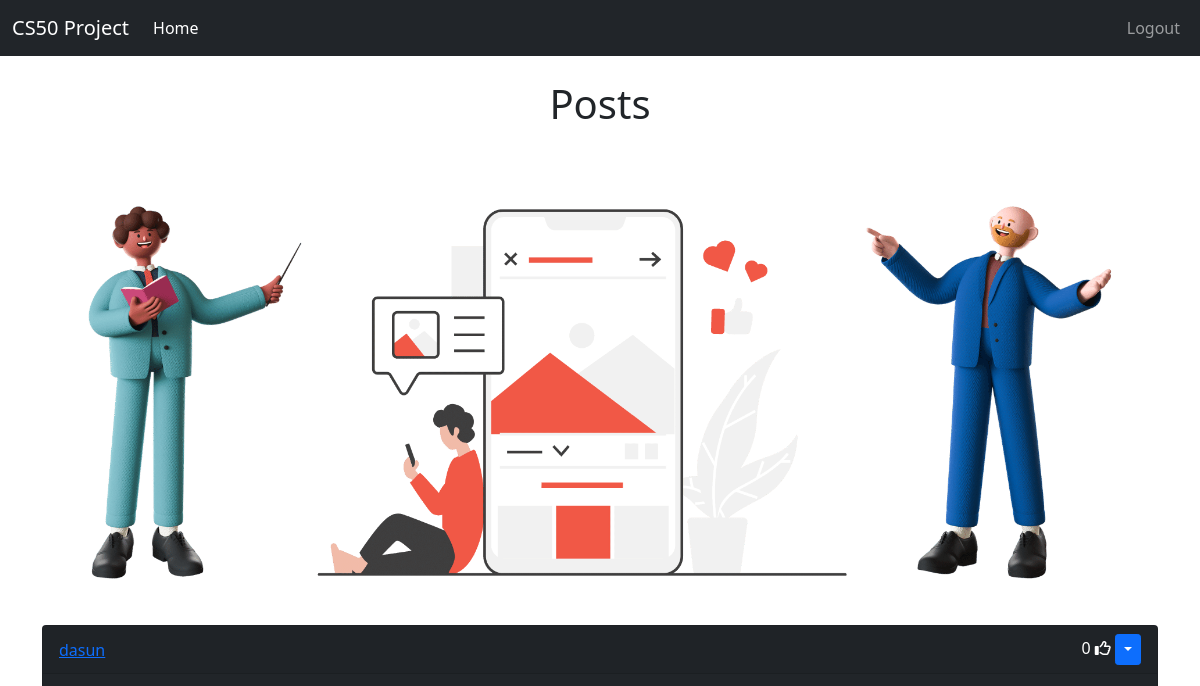
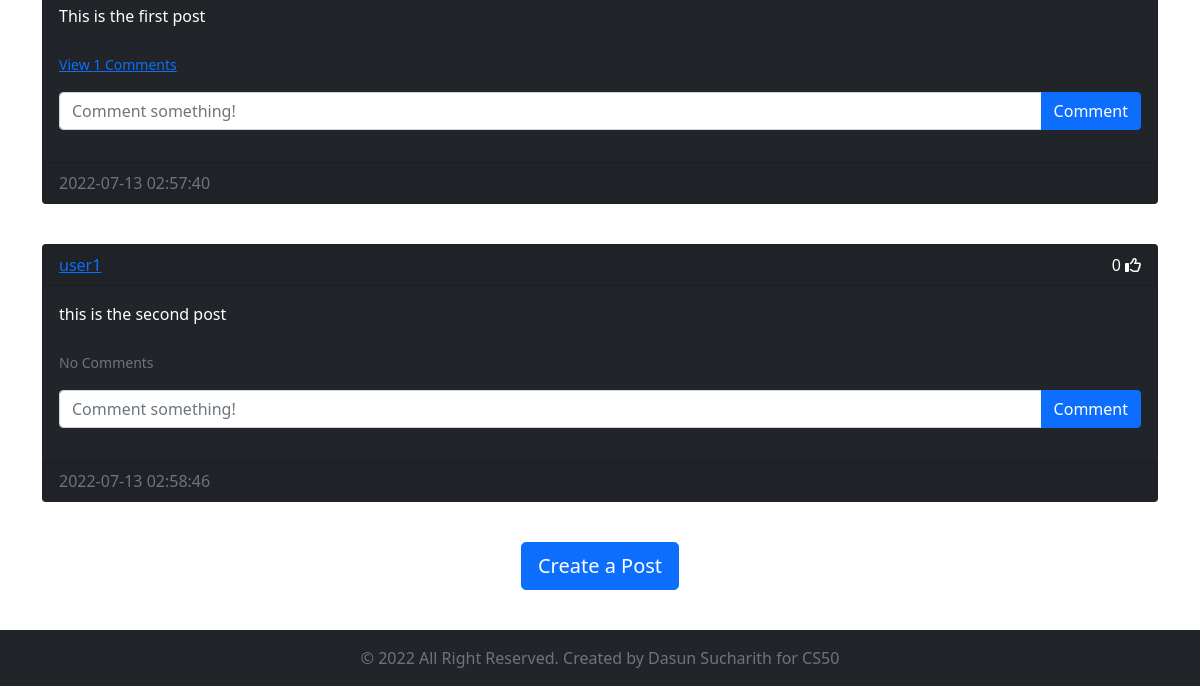
The page /home (signed in) on the database as committed earlier (2 pictures, top to bottom).
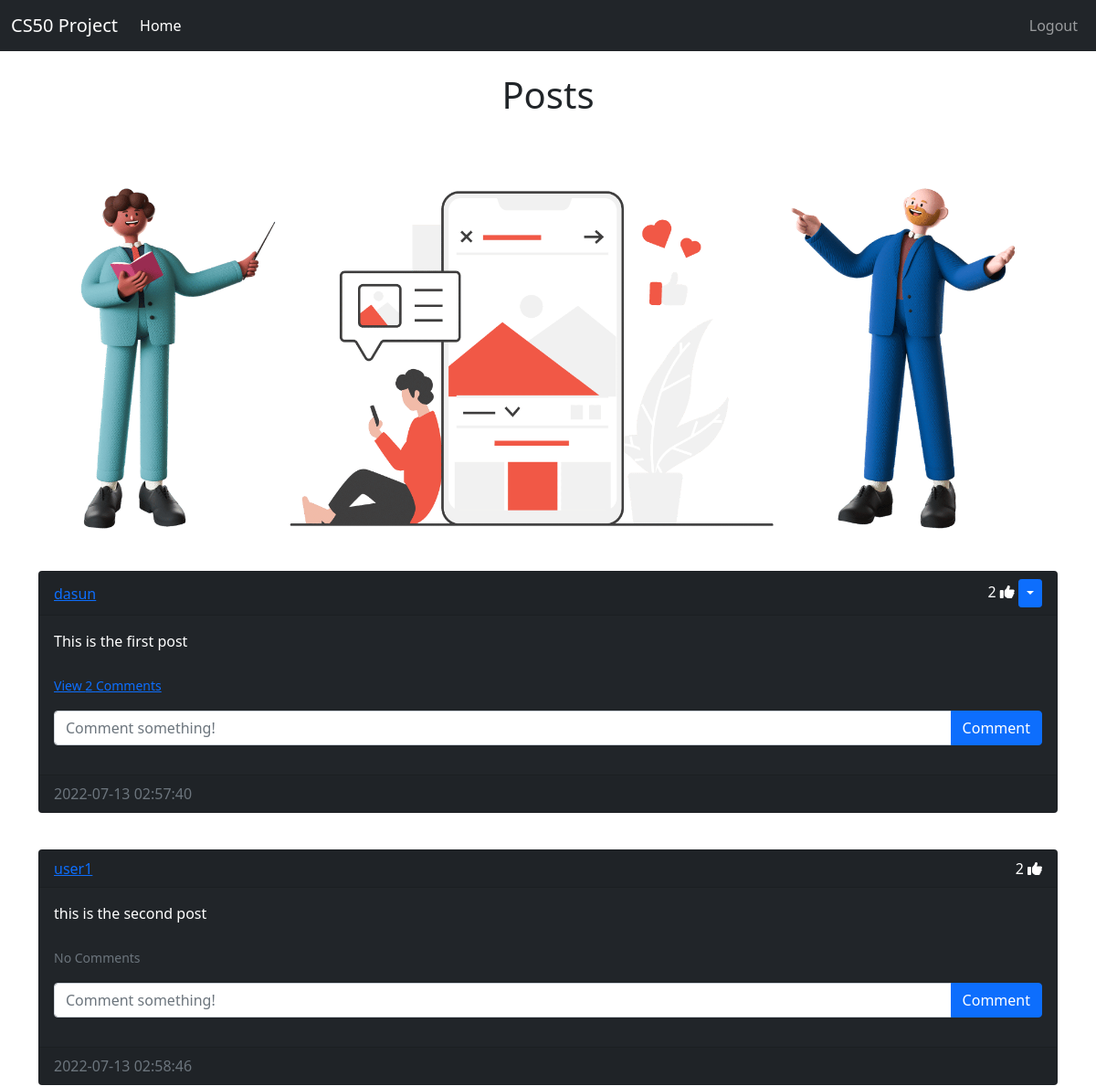
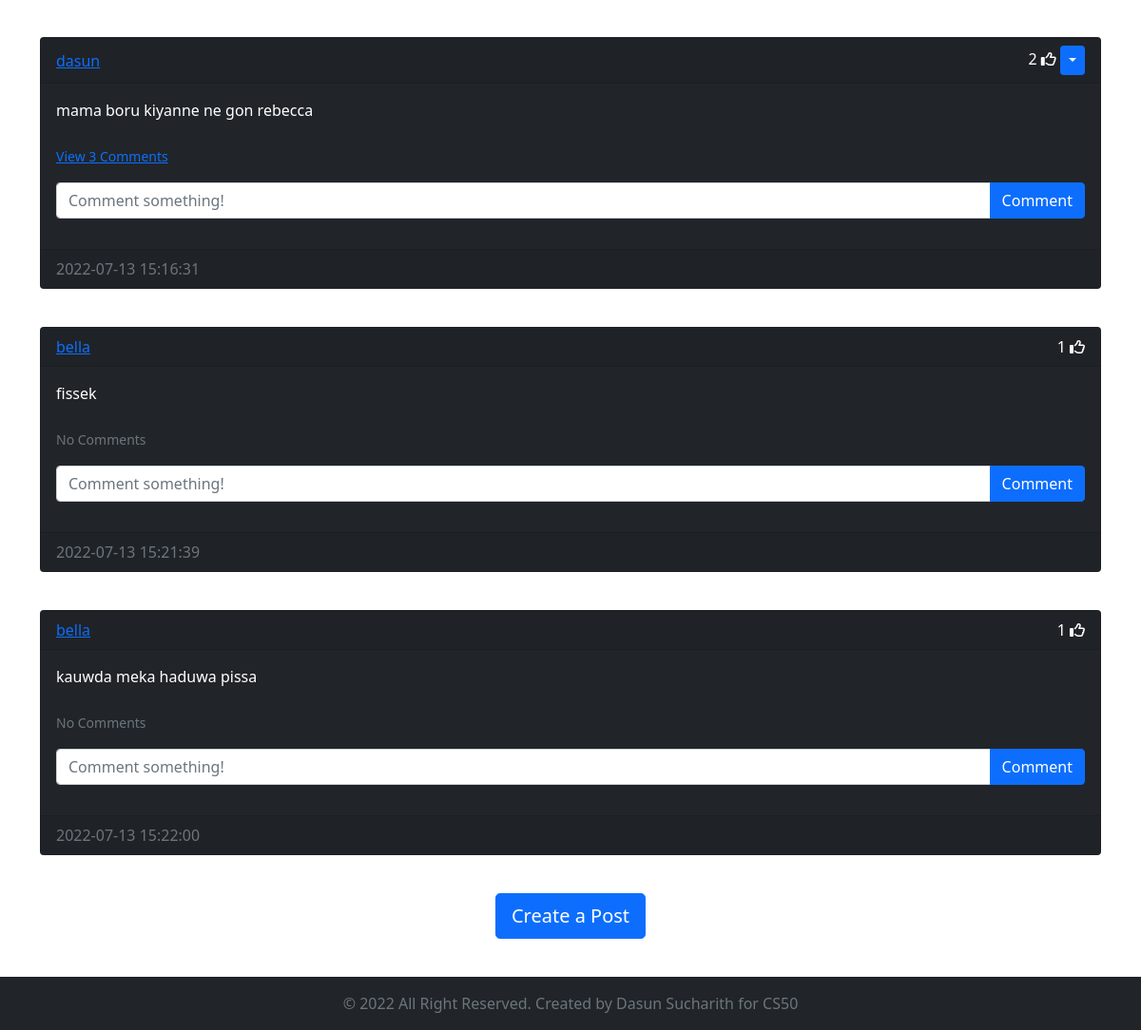
The same page on the database as committed later (2 pictures, top to bottom).
### website/models.py (models this page shows)
class Post(db.Model):
    id = db.Column(db.Integer, primary_key=True)
    text = db.Column(db.Text, nullable=False)
    date_created = db.Column(db.DateTime(timezone=True), default=func.now())
    author = db.Column(db.Integer, db.ForeignKey(
        'user.id', ondelete='CASCADE'), nullable=False)
    comments = db.relationship('Comment', backref='post', passive_deletes=True)
    likes = db.relationship('Like', backref='post', passive_deletes=True)

class User(db.Model, UserMixin):
    id = db.Column(db.Integer, primary_key=True)
    email = db.Column(db.String(150), unique=True)
    username = db.Column(db.String(150), unique=True)
    password = db.Column(db.String(150))
    date_created = db.Column(db.DateTime(timezone=True), default=func.now())
    posts = db.relationship('Post', backref='user', passive_deletes=True)
    comments = db.relationship('Comment', backref='user', passive_deletes=True)
    likes = db.relationship('Like', backref='user', passive_deletes=True)

### website/views.py (the view)
@views.route('/')
@views.route('/home')
@login_required
def home():
    posts = Post.query.all()
    return render_template('home.html', user=current_user, posts=posts)

### website/__init__.py (called while the page is built)
def create_app():
    app = Flask(__name__)
    app.config['SECRET_KEY'] = "slviki.org"
    app.config['SQLALCHEMY_DATABASE_URI'] = f'sqlite:///{DB_NAME}'
    app.config['SQLALCHEMY_TRACK_MODIFICATIONS'] = False
    db.init_app(app)
    from .views import views
    from .auth import auth
    app.register_blueprint(views, url_prefix="/")
    app.register_blueprint(auth, url_prefix="/")
    from .models import User, Post, Comment, Like
    create_database(app)
    login_manager = LoginManager()
    login_manager.login_view = 'auth.login'
    login_manager.init_app(app)
    @login_manager.user_loader
    def load_user(id):
        return User.query.get(int(id))
    return app

### website/templates/home.html (shortened to what this page needs)
{% extends "posts_div.html" %}

### website/templates/posts_div.html (shortened to what this page needs)
{% extends "base.html" %}
{% block content %}
  <br />
  <h1 align="center">{% block header %}Posts{% endblock %}</h1>
  <br />
  <div class="row">
    <img src="{{url_for('static',filename = 'images/posts.png')}}" alt="posts" >
  </div>
  <div class="row">
    <div id="posts">
      {% for post in posts %}
        <div class="card text-white bg-dark mb-3">
          <div class="card-header d-flex justify-content-between align-items-center">
            <a href="/posts/{{post.user.username}}">{{post.user.username}}</a>
            <div>
              <span id="likes-count-{{post.id}}">
                {{ post.likes|length }}
              </span>
              {% if user.id in post.likes|map(attribute="author")|list %}
                <i class="fas fa-thumbs-up" id="like-button-{{post.id}}" onclick="like({{post.id}})"></i>
              {% else %}
                <i class="far fa-thumbs-up" id="like-button-{{post.id}}" onclick="like({{post.id}})"></i>
              {% endif %}
              {% if user.id == post.author %}
              <div class="btn-group">
                <button type="button" class="btn btn-sm btn-primary dropdown-toggle" data-bs-toggle="dropdown"></button>
              </div>
              {% endif %}
            </div>
          </div>
          <div class="card-body">
            <div class="card-text">{{post.text}}</div>
            <br />
            <p class="card-text bg-dark">
              {% if post.comments|length > 0 %}
                <a data-bs-toggle="collapse" href="#comments-{{post.id}}" role="button">
                  <small>View {{post.comments|length}} Comments</small>
                </a>
                {% else %}
                  <small class="text-muted">No Comments</small>
              {% endif %}
            </p>
            <form class="input-group mb-3" method="POST" action="/create-comment/{{post.id}}">
              <input type="text" id="text" name="text" class="form-control" placeholder="Comment something!" />
              <button type="submit" class="btn btn-primary">Comment</button>
            </form>
          </div>
          <div class="card-footer text-muted">{{post.date_created}}</div>
        </div>
        <br />
      {% endfor %}
    </div>
  </div>
  <div class="row">
    {% block footer %}
      <div align="center">
        <a href="/create-post">
          <button type="button" class="btn btn-primary btn-lg">Create a Post</button>
        </a>
      </div>
    {% endblock %}
  </div>
  <br /><br /><br /><br />
{% endblock %}

Rows that differ between the two databases and show on the page:
computed for Post "This is the first post": likes|length "0" → "2"; comments|length "1" → "2"
computed for Post "this is the second post": likes|length "0" → "2"
added Post: user.username "dasun", likes|length "2", text "mama boru kiyanne ne gon rebecca", comments|length "3", date_created "2022-07-13 15:16:31"
added Post: user.username "bella", likes|length "1", text "fissek", shows "No Comments", date_created "2022-07-13 15:21:39"
added Post: user.username "bella", likes|length "1", text "kauwda meka haduwa pissa", shows "No Comments", date_created "2022-07-13 15:22:00"
